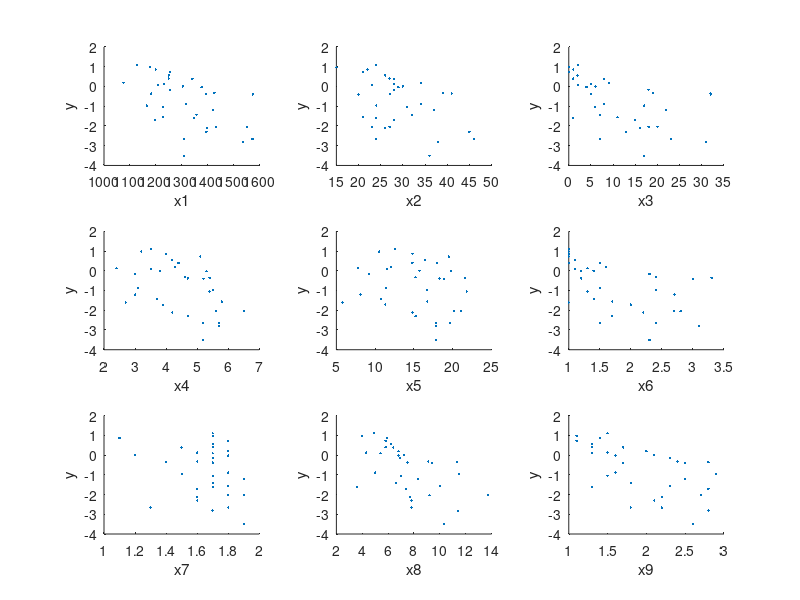

This figure's MATLAB source: (Note: this script raises an error after producing the figure.)
%% Bayesian linear regression with an uninformative prior 
%
%%

X = dlmread('caterpillar.txt'); % from http://www.ceremade.dauphine.fr/~xian/BCS/caterpillar
y = log(X(:,11)); % log numner of nests
X = X(:,1:10);
[n,d] = size(X);
X1 = [ones(n,1), X];


if 1
%% plot the data
figure;
for i=1:9
   subplot(3,3,i);
   h=scatter(X(:,i),y, 3, 'filled');
   xlabel(sprintf('x%d', i));
   ylabel('y')
end
printPmtkFigure('caterpillarScatter')


%% uninformative prior
[Q,R] = qr(X1,0);
what = R\(Q'*y); % posterior mean
Rinv = inv(R); % upper triangular, easy to invert
C = Rinv*Rinv'; % posterior covariance
%what = X1\y;
%C = pinv(X1'*X1);

yhat = X1*what;
s2 = (y-yhat)'*(y-yhat);
dof = n-d-1;
stderr = sqrt(diag(C)*s2/dof);
alpha = 0.95;
tc = tinvPMTK(1-(1-alpha)/2, dof); % quantiles of a T
credint = [what-tc*stderr what+tc*stderr];

for i=1:(d+1)
   fprintf('w%d & %3.3f & %3.5f & [%3.3f, %3.3f]\\\\\n', ...
      i-1, what(i), stderr(i), credint(i,1), credint(i,2))
end


% check that Bayesian credible interval is same as freq conf int
% needs stats toolbox
[b, bint] = regress(y, X1);
% b(j) is coefficient j, bint(j,:) = lower and upper 95% conf interval
assert(approxeq(b, what))
assert(approxeq(bint, credint))

end

%% Gaussian inverse gamma prior
a0 = 0; b0 = 0;
%a0 = 2.1; b0 = 2; % Marin p57
w0 = zeros(d+1,1);
%gs = [0.1 1 10 100];
gs = [0.01 1 100];

[Q,R] = qr(X1, 0);
Rinv = inv(R); 
XtXinv = Rinv*Rinv'; 

for i=1:length(gs)
   g = gs(i);
   V0 = g*eye(d+1);
   Vn = inv(inv(V0) + X1'*X1); % lazy way
   wn = Vn*(V0*w0 + X1'*y); % lazy way
   an = a0+n/2;
   v = (wn-w0)'*(inv(V0+XtXinv))*(wn-w0);
   yhat = X1*wn;
   s2 = (y-yhat)'*(y-yhat);
   bn = b0 + (s2+v)/2;
   
   dof = 2*an;
   Sigma = (dof/(dof-2))*Vn*(bn/an);
   mu(:,i) = wn;
   vvar(:,i) = diag(Sigma);
end
   
